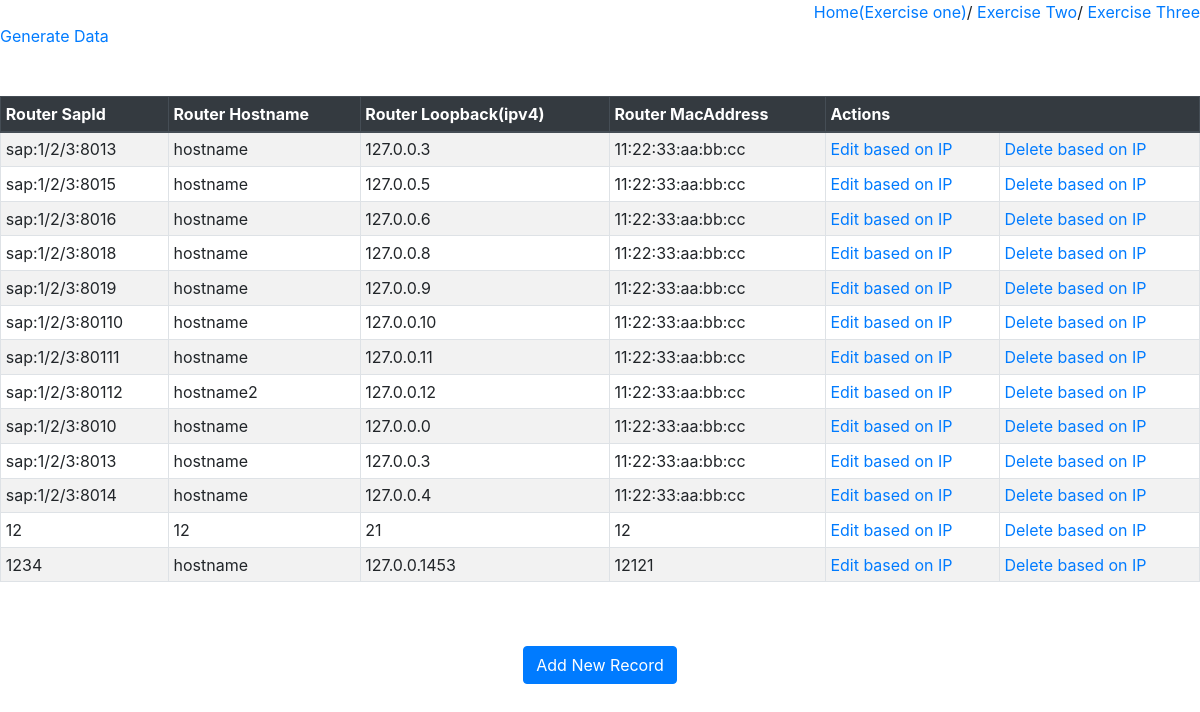
/token-auth/show/, run on an earlier commit of the app's database.
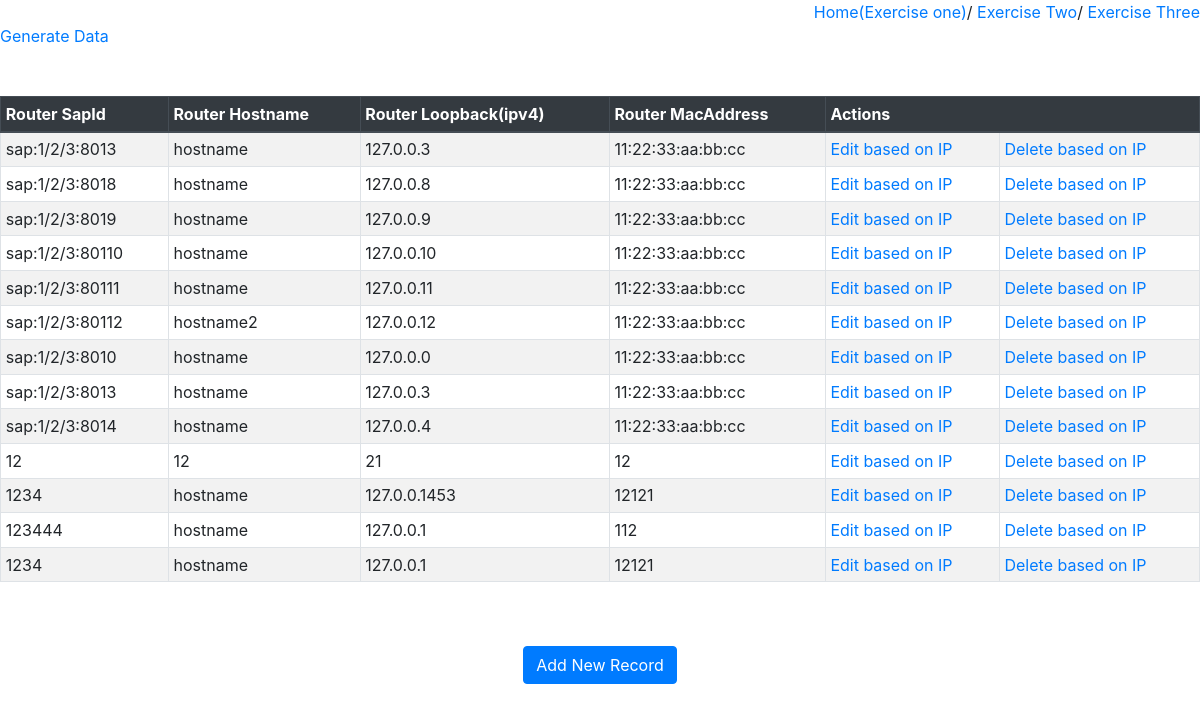
And on a later commit of the database.
### exerciseone/models.py (models this page shows)
class Router(models.Model):
    sapid = models.CharField(max_length=18)# iesSap sap:1/2/3:801
    hostname = models.CharField(max_length=14)# cisco2501
    loopback = models.CharField(max_length=15) # ipv4 127.0.0.1
    macaddress = models.CharField(max_length=17) # 00:11:22:aa:bb:cc
    is_deleted = models.IntegerField(default=0)

### exerciseone/views.py (the view)
# urls.py: path('token-auth/show/', views.showtwo),
def showtwo(request):
    router = Router.objects.filter(is_deleted=0)
    print(router)
    return render(request,"exerciseone/show_two.html",{'router':router})

### exerciseone/templates/exerciseone/show_two.html (shortened to what this page needs)
<!DOCTYPE html>
<html lang="en">
<head>
    <link rel="stylesheet" href="https://stackpath.bootstrapcdn.com/bootstrap/4.5.0/css/bootstrap.min.css">
</head>
<body>
    <div style="float:right">
        <a href="/">Home(Exercise one)</a>/
        <a href="/two/">Exercise Two</a>/
        <a href="/three/">Exercise Three</a>
    </div>
    <div style="clear:both">
        <a href="/generatedata">Generate Data</a>
    </div>
    <br/><br/>
<table class="table table-striped table-bordered table-sm">
    <thead class="thead-dark">
    <tr>
        <th>Router SapId</th>
        <th>Router Hostname</th>
        <th>Router Loopback(ipv4)</th>
        <th>Router MacAddress</th>
        <th colspan="2">Actions</th>
    </tr>
    </thead>
    <tbody>
{% for rout in router %}
    <tr>
        <td>{{ rout.sapid }}</td>
        <td>{{ rout.hostname }}</td>
        <td>{{ rout.loopback }}</td>
        <td>{{ rout.macaddress }}</td>
         <td>   <a href="/editip/{{ rout.loopback }}"><span class="glyphicon glyphicon-pencil" >Edit based on IP</span></a></td>
          <td>  <a href="/deleteip/{{ rout.loopback }}">Delete based on IP</a>
        </td>
    </tr>
{% endfor %}
    </tbody>
</table>
<br>
<br>
<center><a href="/token-auth/uniquerouter/" class="btn btn-primary">Add New Record</a></center>
</body>
</html>

What changed in the data, as far as the page shows it:
no longer on this page (row edited): Router: sapid "sap:1/2/3:8015", hostname "hostname", loopback "127.0.0.5", macaddress "11:22:33:aa:bb:cc"
no longer on this page (row edited): Router: sapid "sap:1/2/3:8016", hostname "hostname", loopback "127.0.0.6", macaddress "11:22:33:aa:bb:cc"
added Router: sapid "123444", hostname "hostname", loopback "127.0.0.1", macaddress "112"
added Router: sapid "1234", hostname "hostname", loopback "127.0.0.1", macaddress "12121"
